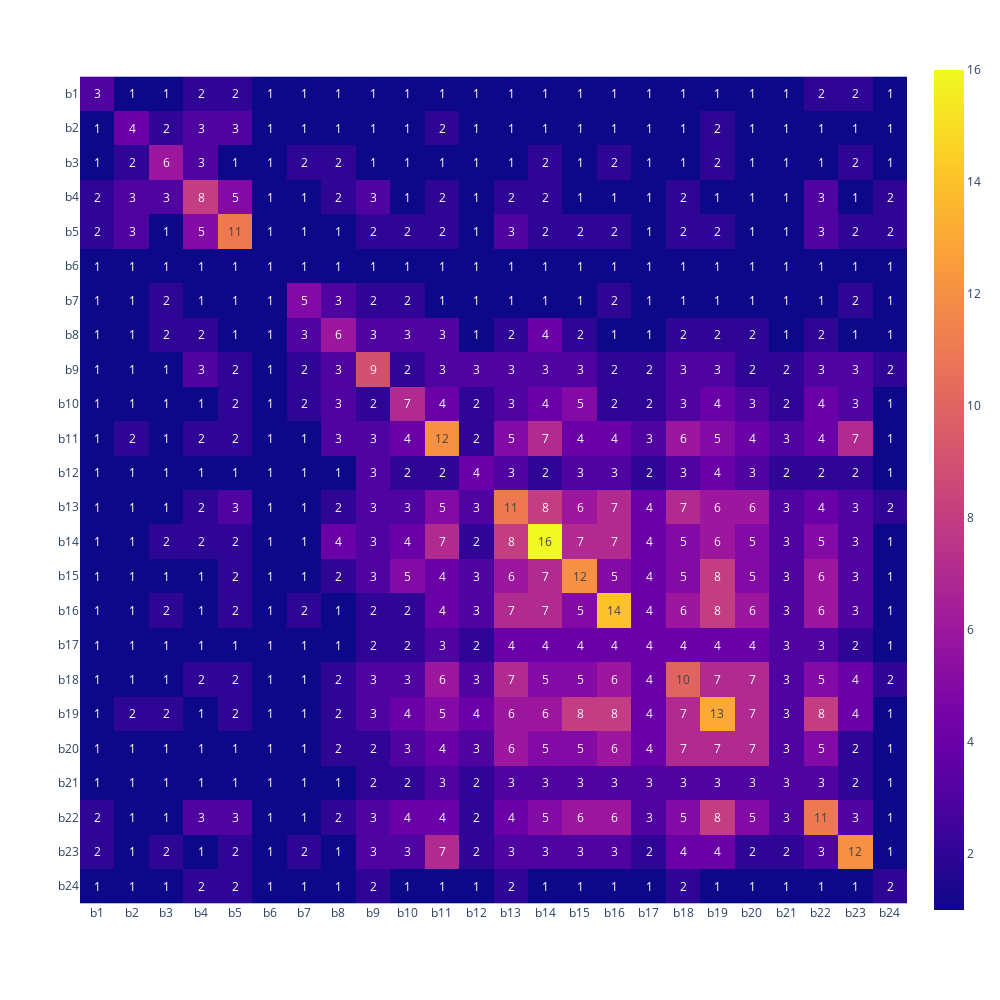

Write notebook code for a chart like this one.
### Code cell
target_cols = ohe.columns[::2]
appeals_cross_df = pd.DataFrame(columns=target_cols, index=target_cols)

combs = list(combinations(target_cols, 2))

for comb in combs:
    x,y = int(comb[0].replace('b', ''))-1, int(comb[1].replace('b', ''))-1
    appeals_cross_df.iloc[x,y] = ohe[(ohe[comb[0]] == 1) & (ohe[comb[1]] == 1)].shape[0]
    appeals_cross_df.iloc[y,x] = appeals_cross_df.iloc[x,y]

for col in target_cols:
    x = int(col.replace('b', ''))-1
    appeals_cross_df.iloc[x, x] = ohe[col].sum()

px.imshow(appeals_cross_df, text_auto=True, width=1000, height=1000)

### Figure 1 — Plotly figure (JSON) as saved in the notebook; plotly's stock layout.template omitted (floating-point values rounded to 4 significant figures; data arrays with more than 128 entries replaced by an {"elided": "..."} marker saying what was removed)
{"data": [{"coloraxis": "coloraxis", "hovertemplate": "x: %{x}<br>y: %{y}<br>color: %{z}<extra></extra>", "name": "0", "texttemplate": "%{z}", "type": "heatmap", "x": ["b1", "b2", "b3", "b4", "b5", "b6", "b7", "b8", "b9", "b10", "b11", "b12", "b13", "b14", "b15", "b16", "b17", "b18", "b19", "b20", "b21", "b22", "b23", "b24"], "xaxis": "x", "y": ["b1", "b2", "b3", "b4", "b5", "b6", "b7", "b8", "b9", "b10", "b11", "b12", "b13", "b14", "b15", "b16", "b17", "b18", "b19", "b20", "b21", "b22", "b23", "b24"], "yaxis": "y", "z": {"elided": "24x24 int values"}}], "layout": {"coloraxis": {"colorscale": [[0, "#0d0887"], [0.1111, "#46039f"], [0.2222, "#7201a8"], [0.3333, "#9c179e"], [0.4444, "#bd3786"], [0.5556, "#d8576b"], [0.6667, "#ed7953"], [0.7778, "#fb9f3a"], [0.8889, "#fdca26"], [1, "#f0f921"]]}, "height": 1000, "margin": {"t": 60}, "width": 1000, "xaxis": {"anchor": "y", "constrain": "domain", "domain": [0, 1], "scaleanchor": "y"}, "yaxis": {"anchor": "x", "autorange": "reversed", "constrain": "domain", "domain": [0, 1]}}}
